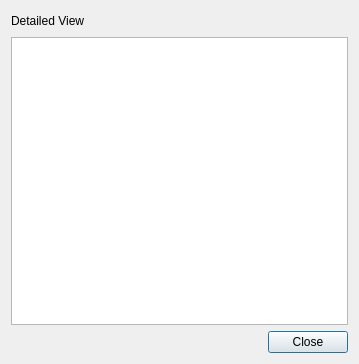
<?xml version="1.0" encoding="UTF-8"?>
<ui version="4.0">
 <class>detailedview</class>
 <widget class="QDialog" name="detailedview">
  <property name="enabled">
   <bool>true</bool>
  </property>
  <property name="geometry">
   <rect>
    <x>0</x>
    <y>0</y>
    <width>359</width>
    <height>364</height>
   </rect>
  </property>
  <property name="windowTitle">
   <string>Dialog</string>
  </property>
  <property name="modal">
   <bool>true</bool>
  </property>
  <layout class="QVBoxLayout" name="verticalLayout">
   <item>
    <layout class="QHBoxLayout" name="horizontalLayout">
     <item>
      <widget class="QLabel" name="label">
       <property name="text">
        <string>Detailed View</string>
       </property>
      </widget>
     </item>
     <item>
      <spacer name="horizontalSpacer">
       <property name="orientation">
        <enum>Qt::Horizontal</enum>
       </property>
       <property name="sizeHint" stdset="0">
        <size>
         <width>40</width>
         <height>20</height>
        </size>
       </property>
      </spacer>
     </item>
    </layout>
   </item>
   <item>
    <widget class="QTextEdit" name="textEditDetailedView">
     <property name="enabled">
      <bool>true</bool>
     </property>
     <property name="font">
      <font>
       <weight>50</weight>
       <bold>false</bold>
       <kerning>true</kerning>
      </font>
     </property>
     <property name="textInteractionFlags">
      <set>Qt::TextSelectableByKeyboard|Qt::TextSelectableByMouse</set>
     </property>
    </widget>
   </item>
   <item>
    <layout class="QHBoxLayout" name="horizontalLayout_2">
     <item>
      <spacer name="horizontalSpacer_2">
       <property name="orientation">
        <enum>Qt::Horizontal</enum>
       </property>
       <property name="sizeHint" stdset="0">
        <size>
         <width>40</width>
         <height>20</height>
        </size>
       </property>
      </spacer>
     </item>
     <item>
      <widget class="QPushButton" name="pushButtonCloseDetailedView">
       <property name="enabled">
        <bool>true</bool>
       </property>
       <property name="text">
        <string>Close</string>
       </property>
      </widget>
     </item>
    </layout>
   </item>
  </layout>
 </widget>
 <resources/>
 <connections>
  <connection>
   <sender>pushButtonCloseDetailedView</sender>
   <signal>clicked()</signal>
   <receiver>detailedview</receiver>
   <slot>close()</slot>
   <hints>
    <hint type="sourcelabel">
     <x>71</x>
     <y>28</y>
    </hint>
    <hint type="destinationlabel">
     <x>328</x>
     <y>22</y>
    </hint>
   </hints>
  </connection>
 </connections>
</ui>
